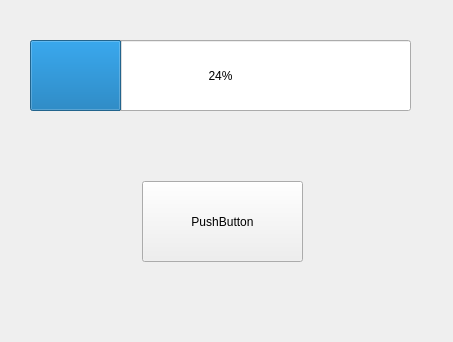
<?xml version="1.0" encoding="UTF-8"?>
<ui version="4.0">
 <class>Widget</class>
 <widget class="QWidget" name="Widget">
  <property name="geometry">
   <rect>
    <x>0</x>
    <y>0</y>
    <width>453</width>
    <height>342</height>
   </rect>
  </property>
  <property name="windowTitle">
   <string>Widget</string>
  </property>
  <widget class="QPushButton" name="pushButton">
   <property name="geometry">
    <rect>
     <x>142</x>
     <y>181</y>
     <width>161</width>
     <height>81</height>
    </rect>
   </property>
   <property name="text">
    <string>PushButton</string>
   </property>
  </widget>
  <widget class="QProgressBar" name="progressBar">
   <property name="geometry">
    <rect>
     <x>30</x>
     <y>40</y>
     <width>381</width>
     <height>71</height>
    </rect>
   </property>
   <property name="value">
    <number>24</number>
   </property>
  </widget>
 </widget>
 <layoutdefault spacing="6" margin="11"/>
 <resources/>
 <connections/>
</ui>
